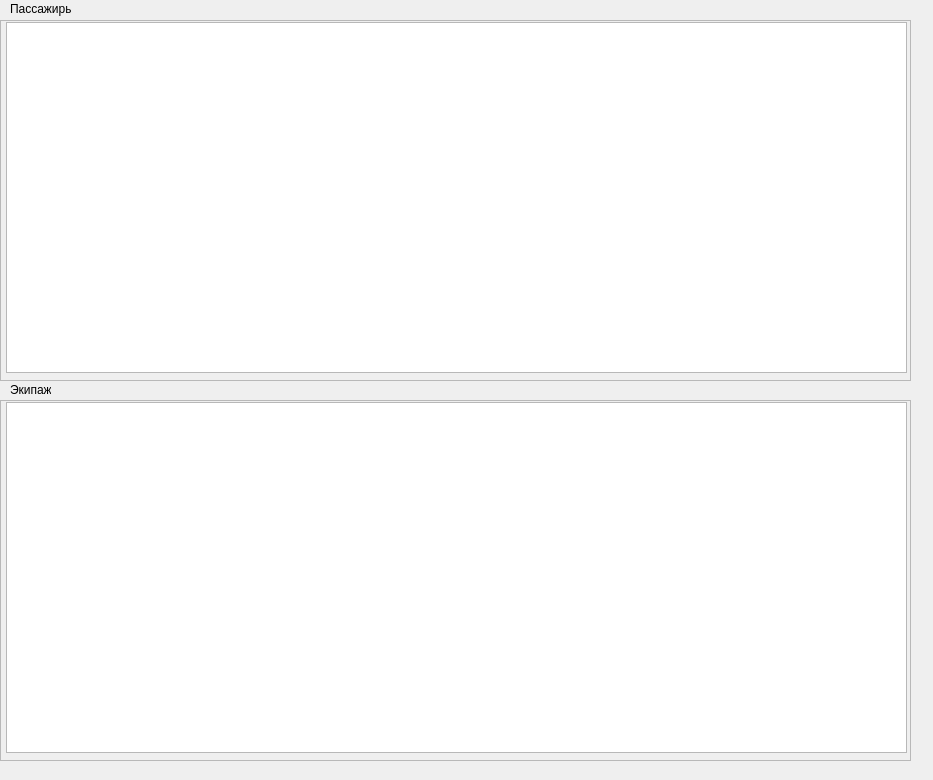
<?xml version="1.0" encoding="UTF-8"?>
<ui version="4.0">
 <class>Form</class>
 <widget class="QWidget" name="Form">
  <property name="geometry">
   <rect>
    <x>0</x>
    <y>0</y>
    <width>933</width>
    <height>780</height>
   </rect>
  </property>
  <property name="windowTitle">
   <string>Form</string>
  </property>
  <widget class="QScrollArea" name="scrollArea">
   <property name="geometry">
    <rect>
     <x>0</x>
     <y>400</y>
     <width>911</width>
     <height>361</height>
    </rect>
   </property>
   <property name="widgetResizable">
    <bool>true</bool>
   </property>
   <widget class="QWidget" name="scrollAreaWidgetContents">
    <property name="geometry">
     <rect>
      <x>0</x>
      <y>0</y>
      <width>909</width>
      <height>359</height>
     </rect>
    </property>
    <widget class="QListWidget" name="crew_list">
     <property name="geometry">
      <rect>
       <x>5</x>
       <y>1</y>
       <width>901</width>
       <height>351</height>
      </rect>
     </property>
    </widget>
   </widget>
  </widget>
  <widget class="QLabel" name="label">
   <property name="geometry">
    <rect>
     <x>10</x>
     <y>0</y>
     <width>61</width>
     <height>18</height>
    </rect>
   </property>
   <property name="text">
    <string>Пассажиры</string>
   </property>
  </widget>
  <widget class="QLabel" name="label_2">
   <property name="geometry">
    <rect>
     <x>10</x>
     <y>380</y>
     <width>41</width>
     <height>20</height>
    </rect>
   </property>
   <property name="text">
    <string>Экипаж</string>
   </property>
  </widget>
  <widget class="QScrollArea" name="scrollArea_2">
   <property name="geometry">
    <rect>
     <x>0</x>
     <y>20</y>
     <width>911</width>
     <height>361</height>
    </rect>
   </property>
   <property name="widgetResizable">
    <bool>true</bool>
   </property>
   <widget class="QWidget" name="scrollAreaWidgetContents_2">
    <property name="geometry">
     <rect>
      <x>0</x>
      <y>0</y>
      <width>909</width>
      <height>359</height>
     </rect>
    </property>
    <widget class="QListWidget" name="passengers_list">
     <property name="geometry">
      <rect>
       <x>5</x>
       <y>1</y>
       <width>901</width>
       <height>351</height>
      </rect>
     </property>
    </widget>
   </widget>
  </widget>
 </widget>
 <resources/>
 <connections/>
</ui>
